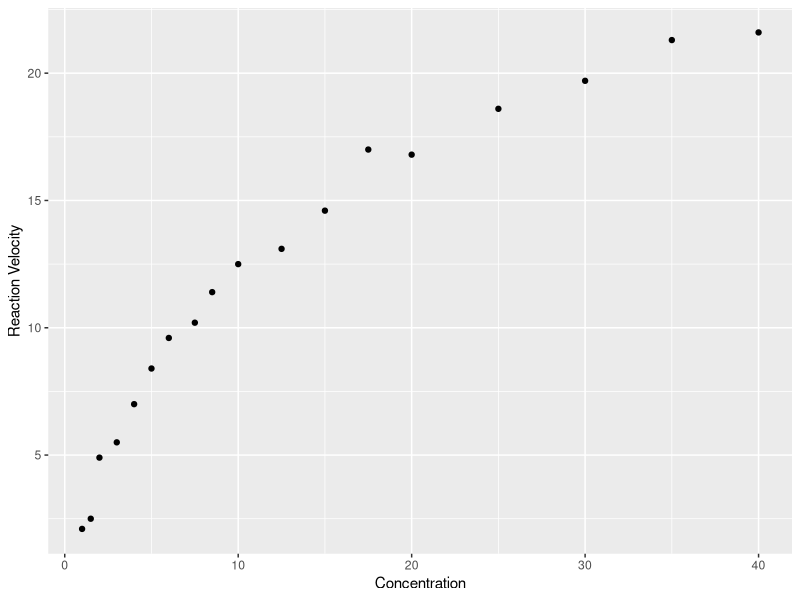
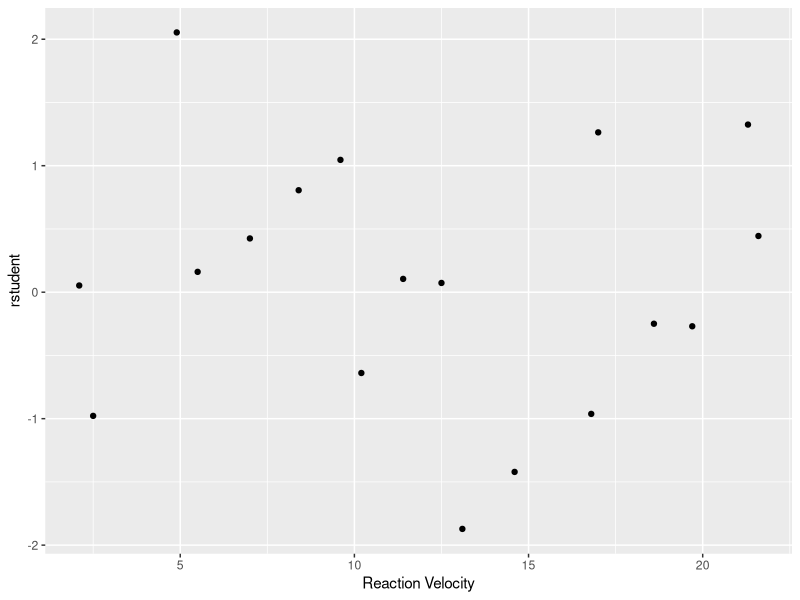
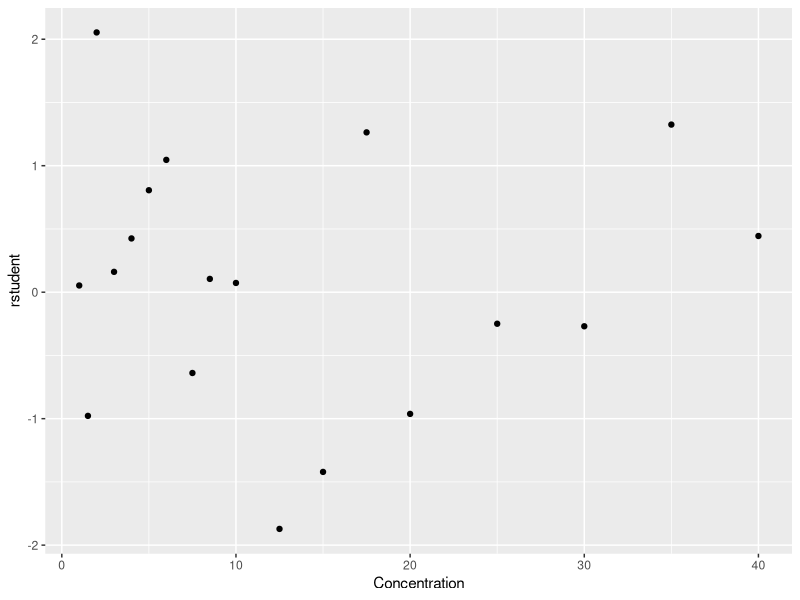
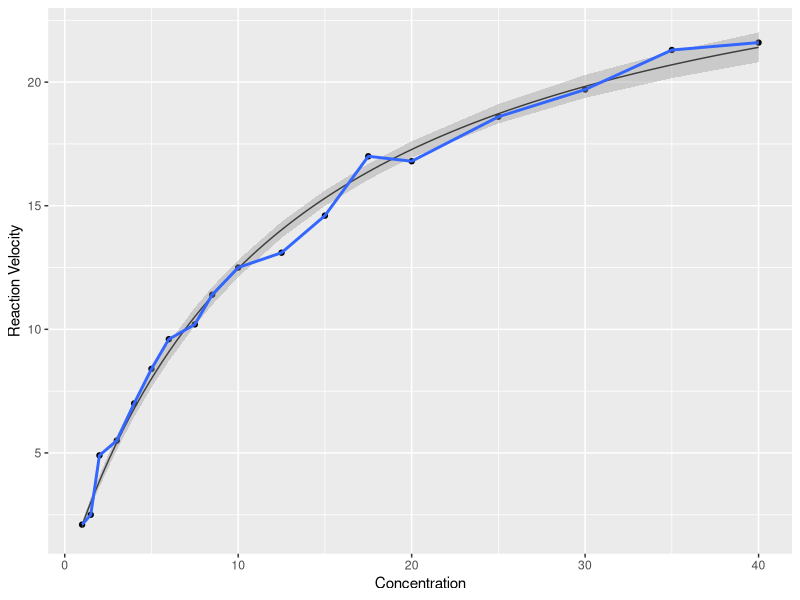
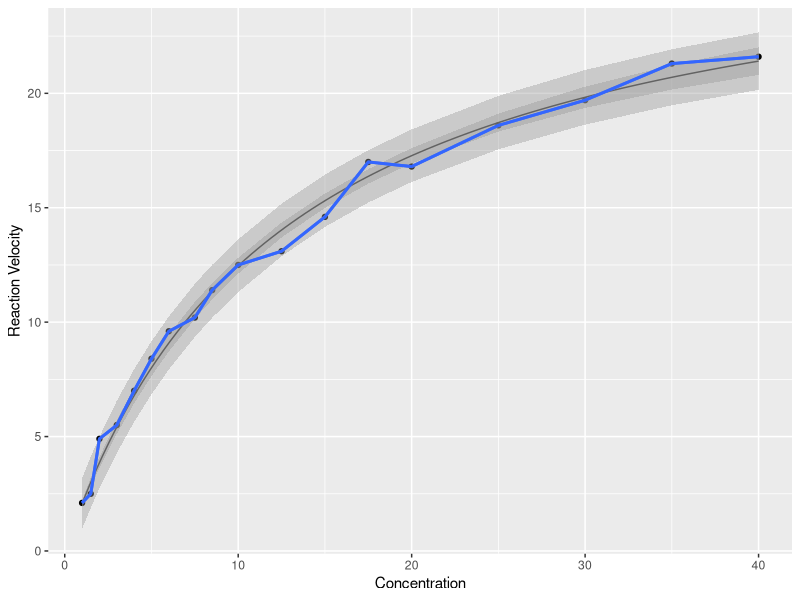

Recreate these plots in R, in order.
## ---- chunk 1
library(knitr)
library(ggplot2)
## ---- chunk 2
enzyme <- read.table("datasets/enzyme.dat")
names(enzyme) <- c('y', 'x')
## ---- chunk 3
require(knitr)
kable(enzyme, row.names = T)
## ---- chunk 4
# plot the data
require(ggplot2)
p <- ggplot(data = enzyme, aes(x, y)) + geom_point() + 
  labs(y = "Reaction Velocity", x = "Concentration")
p
## ---- chunk 5
ols_fit <- lsfit(1/enzyme$x, 1/enzyme$y)
ols_fit$coefficients
## ---- chunk 6
nlmodel <- function(x, theta0, theta1) theta0 * x / (theta1 + x)
nls_fit <- nls(y ~ nlmodel(x, theta0, theta1), data = enzyme, 
               start = list(theta0 = 29.62, theta1 = 13.45), trace = T)
nls_fit
## ---- chunk 7
sm <- summary(nls_fit, correlation = T)
sm$coefficients  # coefficients and their significance
sm$correlation  # correlation matrix of parameters
## ---- chunk 8
rdf <- df.residual(nls_fit)
# C.I. for theta0
sm$coefficients[1, 1] + qt(c(.025, .975), rdf) * sm$coefficients[1, 2]
# C.I. for theta1
sm$coefficients[2, 1] + qt(c(.025, .975), rdf) * sm$coefficients[2, 2]
## ---- chunk 9
cf <- nls_fit$m$gradient()  # cf: capital f matrix
sm$cov.unscaled  # (F'F)^(-1)
ch <- cf %*% sm$cov.unscaled %*% t(cf)

# diagonal of hat matrix
kable(diag(ch), row.names = T, col.names = c("LEV"))
## ---- chunk 10
rstudent <- residuals(nls_fit) / (sm$sigma * sqrt(1 - diag(ch)))
enzyme <- data.frame(enzyme, rstudent)
qplot(y, rstudent, data = enzyme, geom = "point", xlab = "Reaction Velocity")
qplot(x, rstudent, data = enzyme, geom = "point", xlab = "Concentration")
## ---- chunk 11
y0 <- fitted(nls_fit)
se <- apply(t(cf), 2, function(f0) {
  sm$sigma * {t(f0) %*% sm$cov.unscaled %*% f0}^(.5)
})

ll <- fitted(nls_fit) + qt(.025, df.residual(nls_fit)) * se
ul <- fitted(nls_fit) + qt(.975, df.residual(nls_fit)) * se
ci <- data.frame(enzyme, ll, ul)


p + stat_function(fun = nlmodel, args = as.list(coef(nls_fit))) +
  geom_smooth(aes(ymin = ll, ymax = ul), data = ci, stat="identity")

# prediction intervals are similar
se <- apply(t(cf), 2, function(f0) {
  sm$sigma * {1 + t(f0) %*% sm$cov.unscaled %*% f0}^(.5)
})

ll <- fitted(nls_fit) + qt(.025, df.residual(nls_fit)) * se
ul <- fitted(nls_fit) + qt(.975, df.residual(nls_fit)) * se
pi <- data.frame(enzyme, ll, ul)

p + stat_function(fun = nlmodel, args = as.list(coef(nls_fit))) +
  geom_smooth(aes(ymin = ll, ymax = ul), data = ci, stat="identity") + 
  geom_smooth(aes(ymin = ll, ymax = ul), data = pi, stat="identity")
